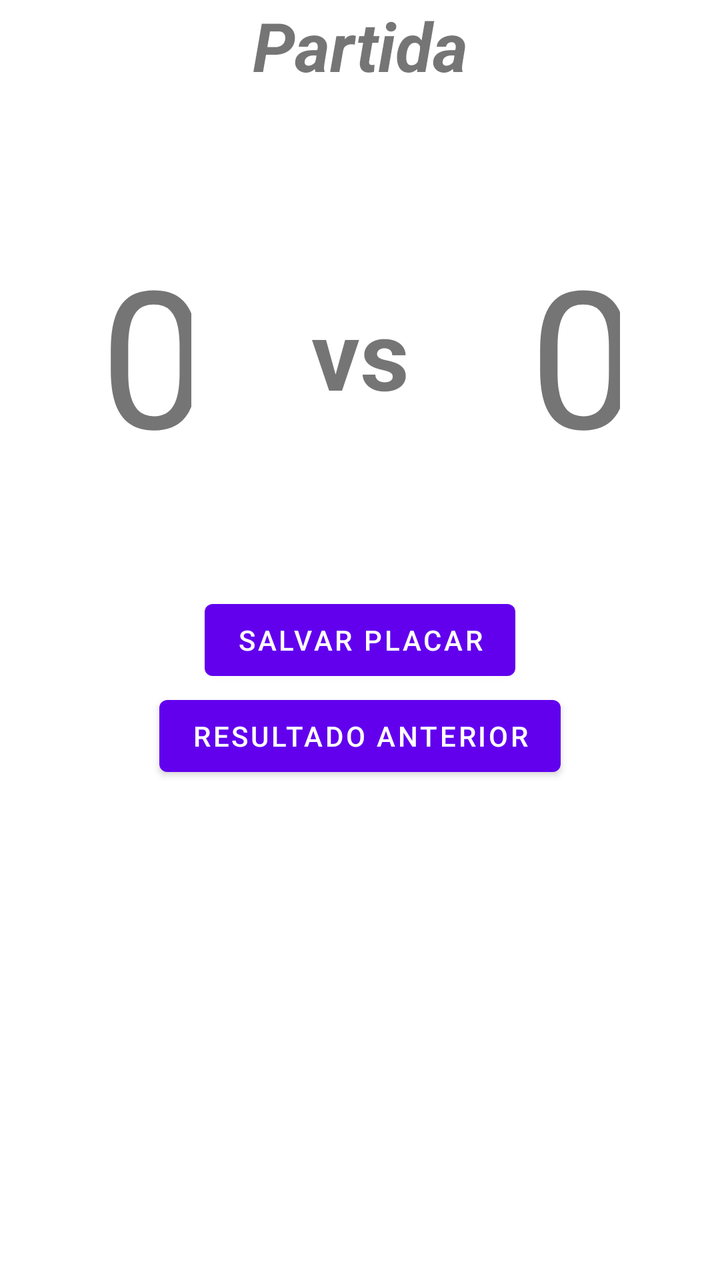
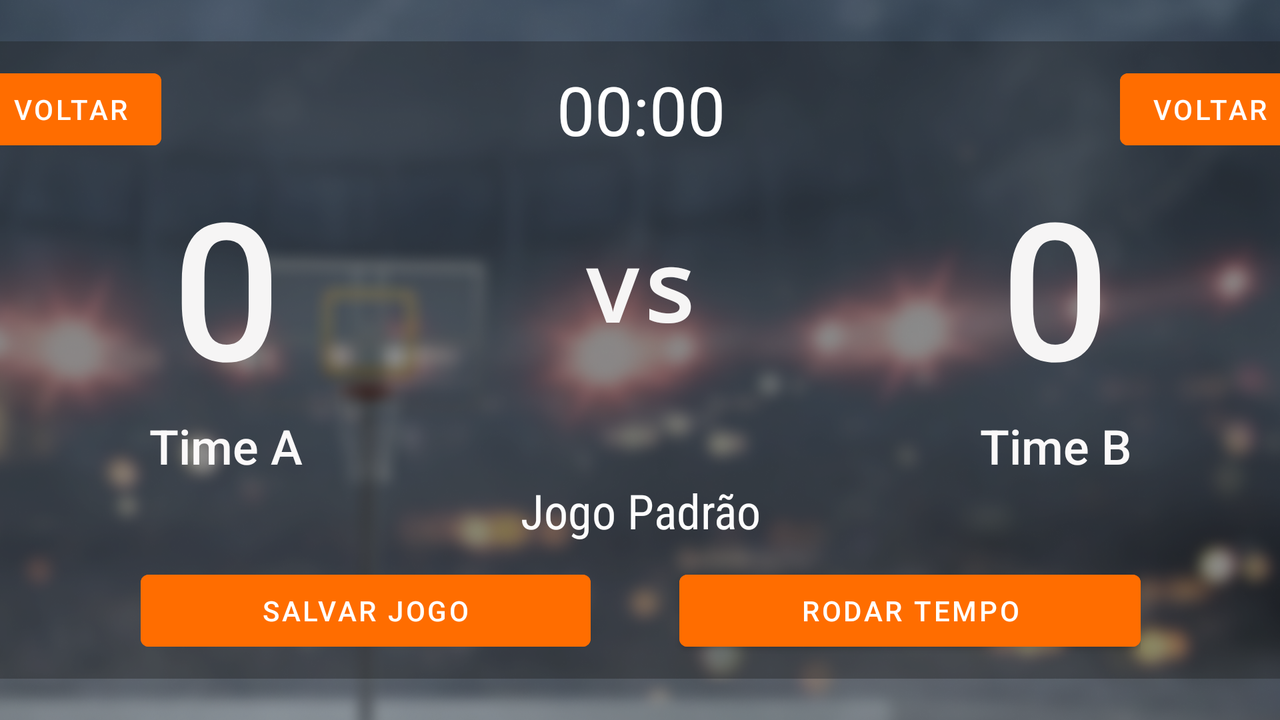

The same Android screen from two of the app's own layout files: first res/layout/ as a phone draws it, then the repository's variant for another configuration, drawn on a device whose configuration selects that folder. Both files follow.
<!-- AndroidManifest.xml: application theme Theme.Esqueleto_Placar -->
<!-- res/layout/activity_placar.xml -->
<?xml version="1.0" encoding="utf-8"?>
<androidx.constraintlayout.widget.ConstraintLayout xmlns:android="http://schemas.android.com/apk/res/android"
    xmlns:app="http://schemas.android.com/apk/res-auto"
    xmlns:tools="http://schemas.android.com/tools"
    android:layout_width="match_parent"
    android:layout_height="match_parent"
    tools:context=".PlacarActivity">

    <Button
        android:id="@+id/btSalvarPlacar"
        android:layout_width="wrap_content"
        android:layout_height="wrap_content"
        android:onClick="saveGame"
        android:text="Salvar Placar"
        app:layout_constraintBottom_toBottomOf="parent"
        app:layout_constraintEnd_toEndOf="parent"
        app:layout_constraintStart_toStartOf="parent"
        app:layout_constraintTop_toTopOf="parent" />

    <TextView
        android:id="@+id/tvNomePartida2"
        android:layout_width="wrap_content"
        android:layout_height="wrap_content"
        android:text="Partida"
        android:textSize="34sp"
        android:textStyle="bold|italic"
        app:layout_constraintBottom_toTopOf="@+id/teamLeft"
        app:layout_constraintEnd_toEndOf="parent"
        app:layout_constraintStart_toStartOf="parent"
        app:layout_constraintTop_toTopOf="parent" />

    <Button
        android:id="@+id/btVerJogos"
        android:layout_width="wrap_content"
        android:layout_height="wrap_content"
        android:onClick="voltaPlacar"
        android:text="Resultado Anterior"
        app:layout_constraintEnd_toEndOf="parent"
        app:layout_constraintStart_toStartOf="parent"
        app:layout_constraintTop_toBottomOf="@+id/btSalvarPlacar" />

    <LinearLayout
        android:layout_width="wrap_content"
        android:layout_height="wrap_content"
        android:gravity="center"
        android:orientation="horizontal"
        app:layout_constraintBottom_toBottomOf="parent"
        app:layout_constraintEnd_toEndOf="parent"
        app:layout_constraintStart_toStartOf="parent"
        app:layout_constraintTop_toTopOf="parent"
        app:layout_constraintVertical_bias="0.22000003">

        <TextView
            android:id="@+id/teamLeft"
            android:layout_width="wrap_content"
            android:layout_height="wrap_content"
            android:layout_weight="1"
            android:onClick="alteraPlacarEsquerda"
            android:paddingStart="50dp"
            android:paddingEnd="50dp"
            android:text="0"
            android:textSize="96sp" />

        <TextView
            android:id="@+id/labelVs"
            android:layout_width="wrap_content"
            android:layout_height="wrap_content"
            android:layout_marginStart="10dp"
            android:layout_marginEnd="10dp"
            android:text="vs"
            android:textSize="48sp"
            android:textStyle="bold" />

        <TextView
            android:id="@+id/teamRight"
            android:layout_width="wrap_content"
            android:layout_height="wrap_content"
            android:layout_weight="1"
            android:onClick="alteraPlacarDireita"
            android:paddingStart="50dp"
            android:paddingEnd="50dp"
            android:text="0"
            android:textSize="96sp" />
    </LinearLayout>
</androidx.constraintlayout.widget.ConstraintLayout>
<!-- resources referenced by this layout -->
<resources>
  <style name="Theme.Esqueleto_Placar" parent="Theme.MaterialComponents.DayNight.NoActionBar">
          
          <item name="colorPrimary">@color/purple_500</item>
          <item name="colorPrimaryVariant">@color/purple_700</item>
          <item name="colorOnPrimary">@color/white</item>
          
          <item name="colorSecondary">@color/teal_200</item>
          <item name="colorSecondaryVariant">@color/teal_700</item>
          <item name="colorOnSecondary">@color/black</item>
          
          <item name="android:statusBarColor" tools:targetApi="l">?attr/colorPrimaryVariant</item>
          
      </style>
  <color name="purple_500">#FF6200EE</color>
  <color name="purple_700">#FF3700B3</color>
  <color name="white">#FFFFFFFF</color>
  <color name="teal_200">#FF03DAC5</color>
  <color name="teal_700">#FF018786</color>
  <color name="black">#FF000000</color>
</resources>
<!-- res/layout-land/activity_placar.xml (the repository's variant of the layout above) -->
<!-- drawn on the phone turned sideways -->
<?xml version="1.0" encoding="utf-8"?>
<androidx.constraintlayout.widget.ConstraintLayout xmlns:android="http://schemas.android.com/apk/res/android"
    xmlns:app="http://schemas.android.com/apk/res-auto"
    xmlns:tools="http://schemas.android.com/tools"
    android:layout_width="match_parent"
    android:layout_height="match_parent"
    android:background="@drawable/background">

    <LinearLayout
        android:layout_width="680dp"
        android:layout_height="wrap_content"
        android:background="@color/black"
        android:backgroundTint="@color/glass"
        android:orientation="vertical"
        android:padding="10dp"
        app:circularflow_radiusInDP="10dp"
        app:layout_constraintBottom_toBottomOf="parent"
        app:layout_constraintEnd_toEndOf="parent"
        app:layout_constraintStart_toStartOf="parent"
        app:layout_constraintTop_toTopOf="parent">

        <LinearLayout
            android:layout_width="match_parent"
            android:layout_height="match_parent"
            android:gravity="center"
            android:orientation="horizontal">

            <Button
                android:id="@+id/voltarLeft"
                android:layout_width="wrap_content"
                android:layout_height="wrap_content"
                android:backgroundTint="#FF6D00"
                android:onClick="voltarEsquerda"
                android:text="voltar"
                android:textColor="#FFFFFF" />

            <TextView
                android:id="@+id/timer"
                android:layout_width="wrap_content"
                android:layout_height="wrap_content"
                android:layout_weight="1"
                android:text="00:00"
                android:textAlignment="center"
                android:textColor="#FFFFFF"
                android:textSize="34sp" />

            <Button
                android:id="@+id/voltarRight"
                android:layout_width="wrap_content"
                android:layout_height="wrap_content"
                android:backgroundTint="#FF6D00"
                android:onClick="voltarDireita"
                android:text="voltar"
                android:textColor="#FFFFFF" />

        </LinearLayout>

        <LinearLayout
            android:id="@+id/linearLayout"
            android:layout_width="match_parent"
            android:layout_height="wrap_content"
            android:gravity="center"
            android:orientation="horizontal">

            <TextView
                android:id="@+id/teamLeft"
                android:layout_width="wrap_content"
                android:layout_height="wrap_content"
                android:layout_weight="1"
                android:fontFamily="sans-serif-medium"
                android:onClick="alteraPlacarEsquerda"
                android:paddingStart="50dp"
                android:paddingEnd="50dp"
                android:text="0"
                android:textAlignment="center"
                android:textColor="#F6F5F5"
                android:textSize="96sp" />

            <TextView
                android:id="@+id/labelVs"
                android:layout_width="wrap_content"
                android:layout_height="wrap_content"
                android:layout_marginStart="10dp"
                android:layout_marginEnd="10dp"
                android:layout_weight="1"
                android:fontFamily="monospace"
                android:text="vs"
                android:textAlignment="center"
                android:textColor="#F6F5F5"
                android:textSize="48sp"
                android:textStyle="bold" />

            <TextView
                android:id="@+id/teamRight"
                android:layout_width="wrap_content"
                android:layout_height="wrap_content"
                android:layout_weight="1"
                android:fontFamily="sans-serif-medium"
                android:onClick="alteraPlacarDireita"
                android:paddingStart="50dp"
                android:paddingEnd="50dp"
                android:text="0"
                android:textAlignment="center"
                android:textColor="#F6F5F5"
                android:textSize="96sp" />
        </LinearLayout>

        <LinearLayout
            android:layout_width="match_parent"
            android:layout_height="match_parent"
            android:orientation="horizontal">

            <TextView
                android:id="@+id/timeA2"
                android:layout_width="wrap_content"
                android:layout_height="wrap_content"
                android:layout_weight="1"
                android:fontFamily="sans-serif-medium"
                android:text="Time A"
                android:textAlignment="center"
                android:textColor="#FBF9F9"
                android:textSize="24sp" />

            <Space
                android:layout_width="wrap_content"
                android:layout_height="wrap_content"
                android:layout_weight="1" />

            <TextView
                android:id="@+id/timeB2"
                android:layout_width="wrap_content"
                android:layout_height="wrap_content"
                android:layout_weight="1"
                android:fontFamily="sans-serif-medium"
                android:text="Time B"
                android:textAlignment="center"
                android:textColor="#FBF9F9"
                android:textSize="24sp" />

        </LinearLayout>

        <TextView
            android:id="@+id/gameName"
            android:layout_width="match_parent"
            android:layout_height="wrap_content"
            android:layout_marginBottom="10dp"
            android:fontFamily="sans-serif-condensed"
            android:text="Jogo Padrão"
            android:textAlignment="center"
            android:textColor="#FDFDFD"
            android:textSize="24sp" />

        <LinearLayout
            android:layout_width="match_parent"
            android:layout_height="match_parent"
            android:orientation="horizontal"
            android:paddingStart="80dp"
            android:paddingEnd="80dp">

            <Button
                android:id="@+id/saveGame"
                android:layout_width="wrap_content"
                android:layout_height="wrap_content"
                android:layout_weight="1"
                android:backgroundTint="#FF6D00"
                android:onClick="saveGame"
                android:text="Salvar Jogo"
                android:textColor="#FFFFFF" />

            <Space
                android:layout_width="wrap_content"
                android:layout_height="wrap_content"
                android:layout_weight=".5" />

            <Button
                android:id="@+id/toggle"
                android:layout_width="wrap_content"
                android:layout_height="wrap_content"
                android:layout_weight="1"
                android:backgroundTint="#FF6D00"
                android:text="Rodar tempo"
                android:textColor="#FFFFFF" />
        </LinearLayout>

    </LinearLayout>

</androidx.constraintlayout.widget.ConstraintLayout>
<!-- resources referenced by the variant -->
<!-- as the phone turned sideways resolves them -->
<resources>
  <color name="black">#FF000000</color>
  <color name="glass">#601C1C1C</color>
  <!-- drawable background: png bitmap (drawable, 823498 bytes) -->
  <style name="Theme.Esqueleto_Placar" parent="Theme.MaterialComponents.DayNight.NoActionBar">
          
          <item name="colorPrimary">@color/purple_500</item>
          <item name="colorPrimaryVariant">@color/purple_700</item>
          <item name="colorOnPrimary">@color/white</item>
          
          <item name="colorSecondary">@color/teal_200</item>
          <item name="colorSecondaryVariant">@color/teal_700</item>
          <item name="colorOnSecondary">@color/black</item>
          
          <item name="android:statusBarColor" tools:targetApi="l">?attr/colorPrimaryVariant</item>
          
      </style>
  <color name="purple_500">#FF6200EE</color>
  <color name="purple_700">#FF3700B3</color>
  <color name="white">#FFFFFFFF</color>
  <color name="teal_200">#FF03DAC5</color>
  <color name="teal_700">#FF018786</color>
</resources>
